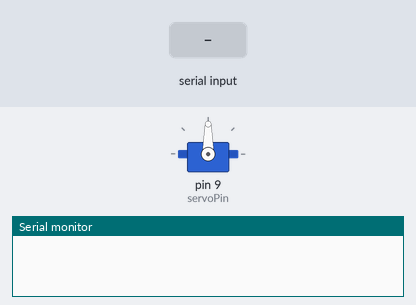
Bench run of a sketch on a simulated Arduino Uno, built with avr-gcc and run on an emulated ATmega328P. Shown: servo, the last lines printed to the serial monitor. The inputs (shaded band) are chosen by the test bench.

Above: at 1.2 s.
1.3 s: "30,150\n" received over the second serial link
At 2.1 s:
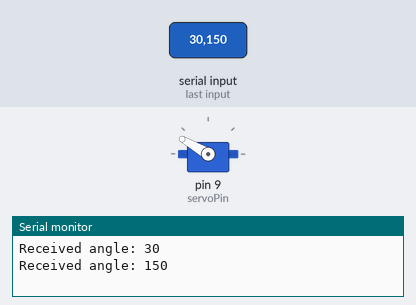
At 3.1 s:
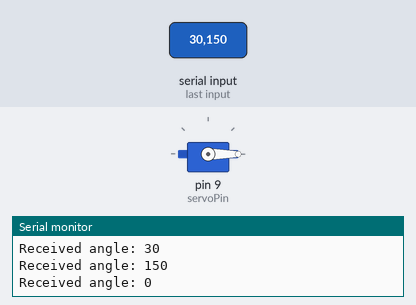
3.8 s: "90,45\n" received over the second serial link
At 4.2 s:
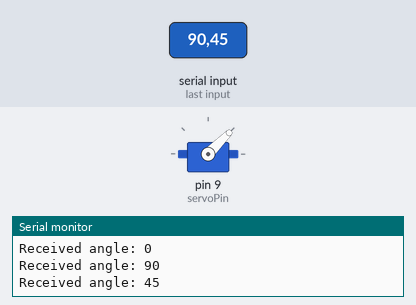
Timing chart, 0 to 6.8 s (numbered marks = the images above; inputs shaded):
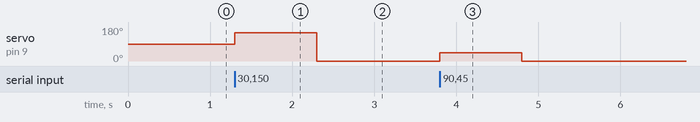

Measured:
- after the input at 1.3 s, servo on pin 9 (servoPin): 90° → 150° at once, → 0° 1.0 s later
- after the input at 3.8 s, servo on pin 9 (servoPin): 0° → 45° at once, → 0° 1.0 s later

The sketch:

R33._Bluetooth_App-Controlled_Servo_Motor.ino
```cpp
/*
Components Used:
- Arduino Board
- Sensor Shield
- Servo Motor
- Bluetooth Module (HC-05)
- Breadboard
- Jumper Wires
*/

#include <Servo.h>
#include <SoftwareSerial.h>

SoftwareSerial BTSerial(2, 3); // RX (D2), TX (D3) for Bluetooth module
Servo myServo;

int servoPin = 9; // Servo connected to pin 9

void setup() {
  myServo.attach(servoPin); // Attach servo to pin
  BTSerial.begin(9600);     // Start Bluetooth communication
  Serial.begin(9600);       // Start Serial Monitor
}

void loop() {
  if (BTSerial.available()) { // If data is received from the Bluetooth module
    int angle = BTSerial.parseInt(); // Read the received integer

    if (angle >= 0 && angle <= 180) { // Validate angle range
      myServo.write(angle); // Move servo to specified angle

      // Print received data to Serial Monitor
      Serial.print("Received angle: ");
      Serial.println(angle);
    } else {
      Serial.println("Enter a value between 0 and 180.");
    }
  }
}
```
